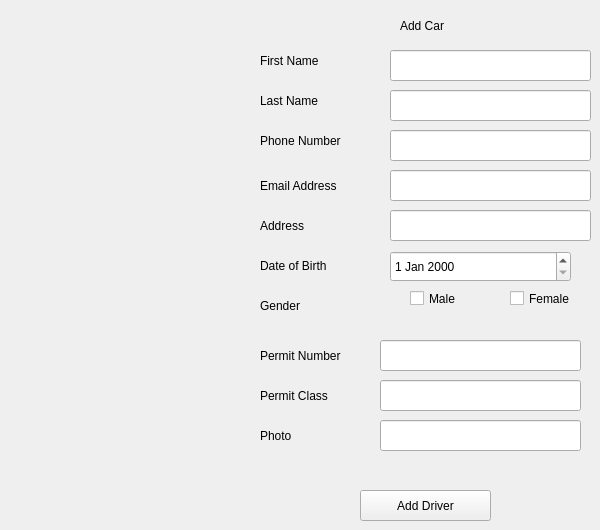
      <widget class="QWidget" name="page_2">
       <widget class="QLabel" name="label_10">
        <property name="geometry">
         <rect>
          <x>260</x>
          <y>290</y>
          <width>151</width>
          <height>31</height>
         </rect>
        </property>
        <property name="text">
         <string>Gender</string>
        </property>
       </widget>
       <widget class="QLabel" name="label_4">
        <property name="geometry">
         <rect>
          <x>400</x>
          <y>10</y>
          <width>131</width>
          <height>31</height>
         </rect>
        </property>
        <property name="text">
         <string>Add Car</string>
        </property>
       </widget>
       <widget class="QLineEdit" name="permitnumber">
        <property name="geometry">
         <rect>
          <x>380</x>
          <y>340</y>
          <width>201</width>
          <height>31</height>
         </rect>
        </property>
       </widget>
       <widget class="QLineEdit" name="emaildriver">
        <property name="geometry">
         <rect>
          <x>390</x>
          <y>170</y>
          <width>201</width>
          <height>31</height>
         </rect>
        </property>
       </widget>
       <widget class="QCheckBox" name="female">
        <property name="geometry">
         <rect>
          <x>510</x>
          <y>290</y>
          <width>70</width>
          <height>17</height>
         </rect>
        </property>
        <property name="text">
         <string>Female</string>
        </property>
       </widget>
       <widget class="QLineEdit" name="lnamedrive">
        <property name="geometry">
         <rect>
          <x>390</x>
          <y>90</y>
          <width>201</width>
          <height>31</height>
         </rect>
        </property>
       </widget>
       <widget class="QLabel" name="label_8">
        <property name="geometry">
         <rect>
          <x>260</x>
          <y>250</y>
          <width>131</width>
          <height>31</height>
         </rect>
        </property>
        <property name="text">
         <string>Date of Birth</string>
        </property>
       </widget>
       <widget class="QLabel" name="label_7">
        <property name="geometry">
         <rect>
          <x>260</x>
          <y>340</y>
          <width>151</width>
          <height>31</height>
         </rect>
        </property>
        <property name="text">
         <string>Permit Number</string>
        </property>
       </widget>
       <widget class="QLineEdit" name="drivephoto">
        <property name="geometry">
         <rect>
          <x>380</x>
          <y>420</y>
          <width>201</width>
          <height>31</height>
         </rect>
        </property>
       </widget>
       <widget class="QLabel" name="label_9">
        <property name="geometry">
         <rect>
          <x>260</x>
          <y>380</y>
          <width>131</width>
          <height>31</height>
         </rect>
        </property>
        <property name="text">
         <string>Permit Class</string>
        </property>
       </widget>
       <widget class="QLabel" name="label_11">
        <property name="geometry">
         <rect>
          <x>260</x>
          <y>50</y>
          <width>101</width>
          <height>21</height>
         </rect>
        </property>
        <property name="text">
         <string>First Name</string>
        </property>
       </widget>
       <widget class="QDateEdit" name="birthdate">
        <property name="geometry">
         <rect>
          <x>390</x>
          <y>251</y>
          <width>181</width>
          <height>31</height>
         </rect>
        </property>
       </widget>
       <widget class="QLineEdit" name="fnamedrive">
        <property name="geometry">
         <rect>
          <x>390</x>
          <y>50</y>
          <width>201</width>
          <height>31</height>
         </rect>
        </property>
       </widget>
       <widget class="QLineEdit" name="addressdrive">
        <property name="geometry">
         <rect>
          <x>390</x>
          <y>210</y>
          <width>201</width>
          <height>31</height>
         </rect>
        </property>
       </widget>
       <widget class="QLabel" name="label_12">
        <property name="geometry">
         <rect>
          <x>260</x>
          <y>420</y>
          <width>141</width>
          <height>31</height>
         </rect>
        </property>
        <property name="text">
         <string>Photo</string>
        </property>
       </widget>
       <widget class="QLabel" name="label_13">
        <property name="geometry">
         <rect>
          <x>260</x>
          <y>90</y>
          <width>131</width>
          <height>21</height>
         </rect>
        </property>
        <property name="text">
         <string>Last Name</string>
        </property>
       </widget>
       <widget class="QLabel" name="label_14">
        <property name="geometry">
         <rect>
          <x>260</x>
          <y>210</y>
          <width>121</width>
          <height>31</height>
         </rect>
        </property>
        <property name="text">
         <string>Address</string>
        </property>
       </widget>
       <widget class="QLineEdit" name="phonedrive">
        <property name="geometry">
         <rect>
          <x>390</x>
          <y>130</y>
          <width>201</width>
          <height>31</height>
         </rect>
        </property>
       </widget>
       <widget class="QLabel" name="label_15">
        <property name="geometry">
         <rect>
          <x>260</x>
          <y>170</y>
          <width>101</width>
          <height>31</height>
         </rect>
        </property>
        <property name="text">
         <string>Email Address</string>
        </property>
       </widget>
       <widget class="QLabel" name="label_16">
        <property name="geometry">
         <rect>
          <x>260</x>
          <y>130</y>
          <width>121</width>
          <height>21</height>
         </rect>
        </property>
        <property name="text">
         <string>Phone Number</string>
        </property>
       </widget>
       <widget class="QLineEdit" name="permitclass">
        <property name="geometry">
         <rect>
          <x>380</x>
          <y>380</y>
          <width>201</width>
          <height>31</height>
         </rect>
        </property>
       </widget>
       <widget class="QCheckBox" name="male">
        <property name="geometry">
         <rect>
          <x>410</x>
          <y>290</y>
          <width>70</width>
          <height>17</height>
         </rect>
        </property>
        <property name="text">
         <string>Male</string>
        </property>
       </widget>
       <widget class="QPushButton" name="pushButton_2">
        <property name="geometry">
         <rect>
          <x>360</x>
          <y>490</y>
          <width>131</width>
          <height>31</height>
         </rect>
        </property>
        <property name="text">
         <string>Add Driver</string>
        </property>
       </widget>
      </widget>
